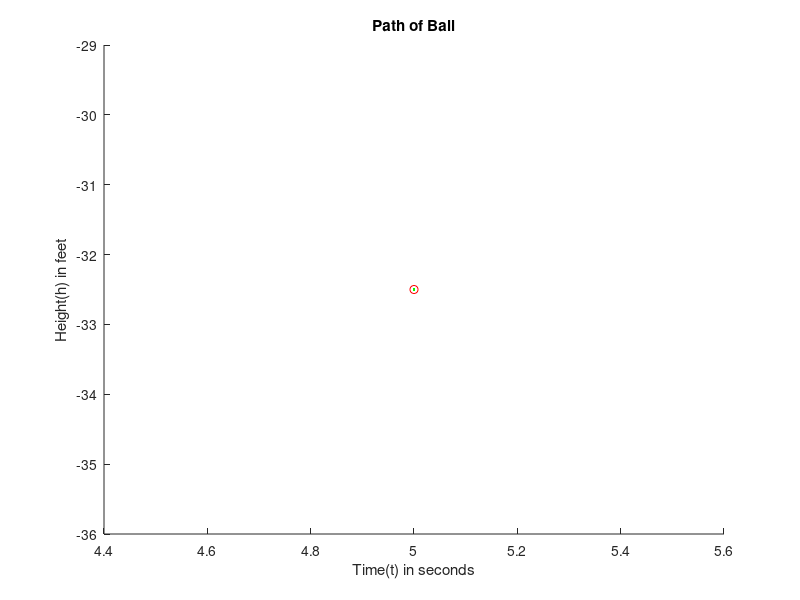

This figure's MATLAB source:
g=input('Gravity Constant');
h0=input('Initial Height');
v0=input('Initial Velocity');
starttime=input('Time to Start');
endtime=input('End Time');
% h(t)=h0+v0*t-0.5*g*t^2
t=[starttime:0.01:endtime];
h=h0+(v0.*t)-(0.5.*g.*(t.^2));
[maxh,index]=max(h);
disp(maxh)
disp(t(index))

figure(13)
hold on
plot(t,h,'g')
xlabel('Time(t) in seconds')
ylabel('Height(h) in feet')
title('Path of Ball')
plot(t(index),h(index),'ro')
hold off